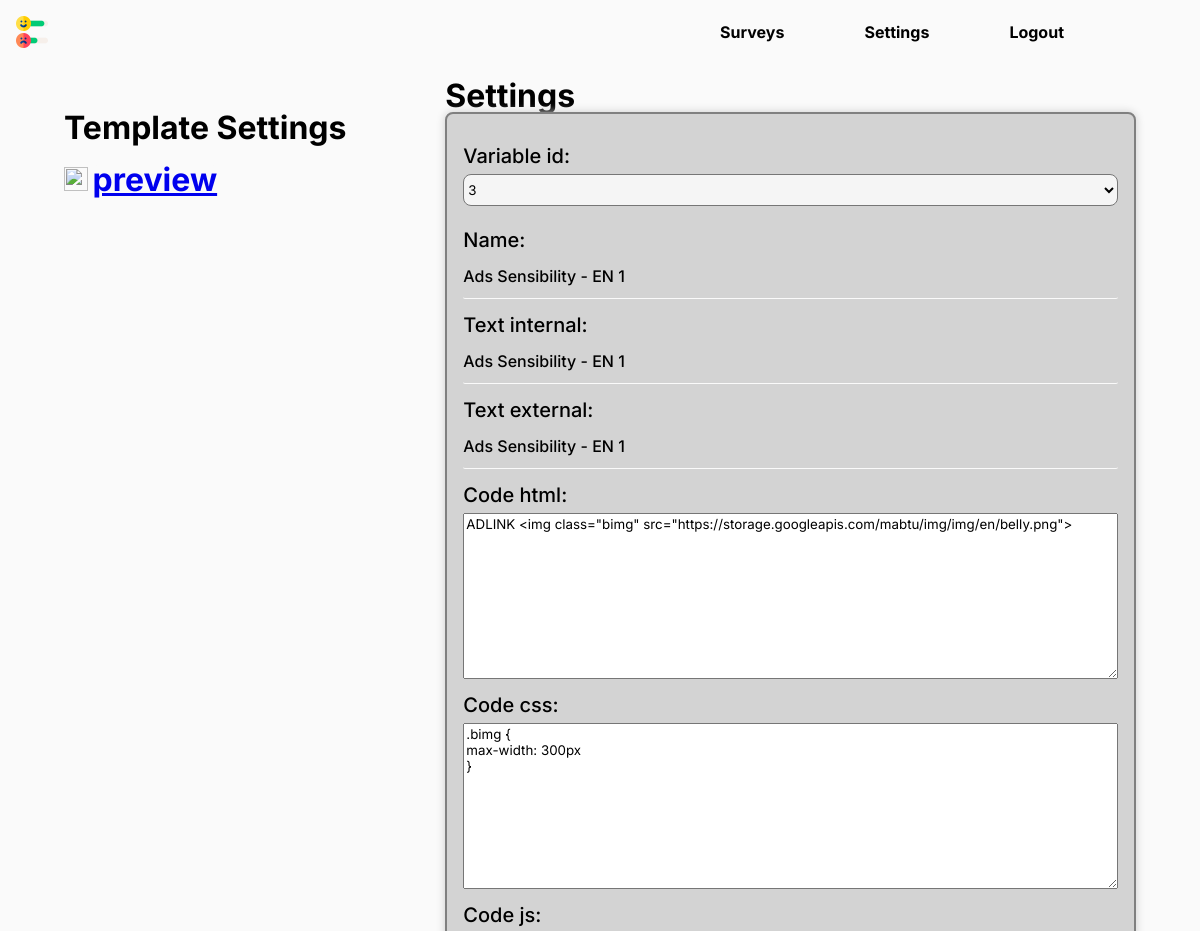
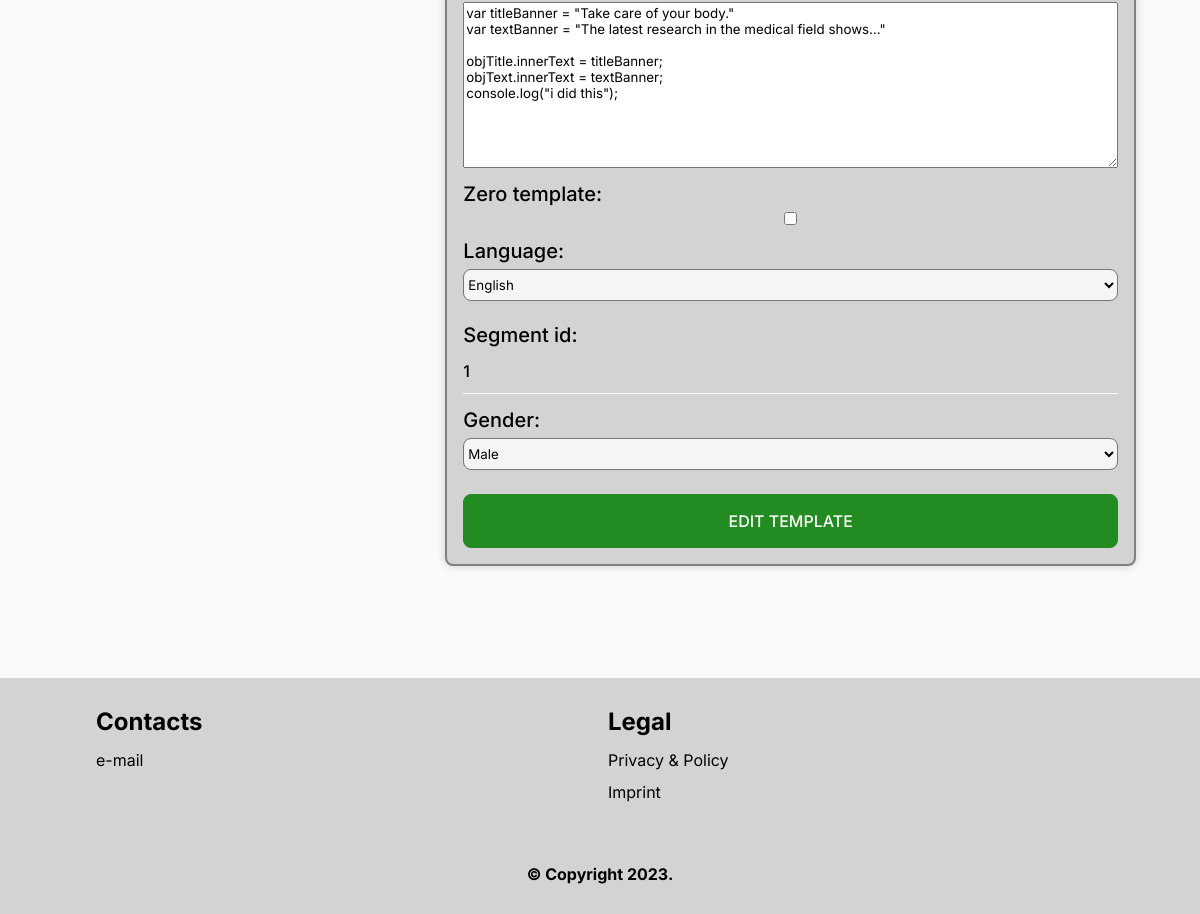
Page /create/settings/template/6 (signed in) on the committed database (2 pictures, top to bottom).
### app/models.py (models this page shows, shortened)
class VariableTemplates(models.Model):
    LANGUAGE = (
        (DE, 'German'),
        (EN, 'English'),
        (IT, 'Italian'),
        (ES, 'Spanish'),
    )
    GENDER = (
        ('M', 'Male'),
        ('F', 'Female'),
        ('X', 'Others'),
    )
    language = models.CharField(max_length=2, choices = LANGUAGE, default='EN')
    gender = models.CharField(max_length=2, choices = GENDER, default='X')
    segment_id = models.IntegerField(null=True, blank=True, default=1)
    variable_id = models.ForeignKey(VariablesCategory, on_delete=models.CASCADE)
    name = models.CharField(max_length=32, default="Template", null=True, blank=True)
    settings = models.JSONField(default=dict)
    segment = models.JSONField(default=dict)
    text_internal = models.CharField(max_length=3200, default=None, null=True, blank=True)
    text_external = models.CharField(max_length=3200, default=None, null=True, blank=True)
    code_html = models.TextField(default=None, null=True, blank=True)
    code_css = models.TextField(default=None, null=True, blank=True)
    code_js = models.TextField(default=None, null=True, blank=True)
    zero_template = models.BooleanField(default=False)
    counter = models.IntegerField(default=0)

### app/views.py (the view)
# urls.py: path('create/settings/template/<templateid>', views.testtemplateedit, name="test-templateedit"),
@login_required
def testtemplateedit(request, templateid):
    templateid = templateid
    if request.method == 'POST':
        if 'editTemplate' in request.POST:
            form_edit_template = NewVariableTemplates(request.POST)
            try:
                if form_edit_template.is_valid():
                    name = form_edit_template.cleaned_data['name']
                    text_internal = form_edit_template.cleaned_data['text_internal']
                    text_external = form_edit_template.cleaned_data['text_external']
                    code_html = form_edit_template.cleaned_data['code_html']
                    code_css = form_edit_template.cleaned_data['code_css']
                    code_js = form_edit_template.cleaned_data['code_js']
                    zero_template = form_edit_template.cleaned_data['zero_template']
                    language = form_edit_template.cleaned_data['language']
                    gender = form_edit_template.cleaned_data['gender']
                    segment_id = form_edit_template.cleaned_data['segment_id']
                    edit_survey= VariableTemplates.objects.get(id=templateid)
                    edit_survey.name = name
                    edit_survey.text_internal = text_internal
                    edit_survey.text_external = text_external
                    edit_survey.code_html = code_html
                    edit_survey.code_css = code_css
                    edit_survey.code_js = code_js
                    edit_survey.zero_template = zero_template
                    edit_survey.language = language
                    edit_survey.gender = gender
                    edit_survey.segment_id = segment_id
                    edit_survey.save()
                    messages.success(request, f'Template updated successfully')
                    return redirect('app:test-templateedit', templateid=templateid)
                else:
                    messages.error(request, f'Form was not valid')
                    return redirect('app:test-templateedit', templateid=templateid)
            except:
                messages.error(request, f'Edit template failed')
                return redirect('app:test-templateedit', templateid=templateid)
    else:
        template = VariableTemplates.objects.get(id=templateid)
        form_edit_template = NewVariableTemplates(initial={
                'variable_id': template.variable_id,
                'name': template.name,
                'settings': template.settings,
                'text_internal': template.text_internal,
                'text_external': template.text_external,
                'code_html': template.code_html,
                'code_css': template.code_css,
                'code_js': template.code_js,
                'zero_template': template.zero_template,
                'language': template.language,
                'gender': template.gender,
                'segment_id': template.segment_id,
                'counter': template.counter
            })
        context = {
        'form_edit_template': form_edit_template,
        'template': template,
        }
        return render(request, 'app/template-edit.html', context=context)

### app/forms.py
class NewVariableTemplates(forms.ModelForm):
    class Meta:
        model = VariableTemplates
        fields = ['variable_id', 'name', 'text_internal', 'text_external', 'code_html', 'code_css', 'code_js', 'zero_template', 'language', 'segment_id', 'gender']

### app/models.py (called while the page is built)
    def __str__(self):
        return str(self.id)

### app/templates/app/template-edit.html (shortened to what this page needs)
{% extends "app/header.html" %}
{% load crispy_forms_tags %}
{% load static %}
{% block content %}
            <section class="gridWrapper padGridWrapper">
                <div class="boxLeft pad">
                    <div class="boxHeader">
                        <h1>Template Settings</h1>
                        <span type="button" id="delete" class="collapsible"><a href="{% url 'app:test-templatedelete' templateid=template.id %}" onclick="return confirm('Are you sure you want to delete this item?');"><img src="{% static 'app/close.svg' %}" height="24" width="24"></a></span>
                        <div class="boxInfoHome">
                            <a target="_blank" href="{% url 'app:preview-template' templateid=template.id %}">preview</a>
                        </div>
                    </div>
                </div>
                <div class="boxRight pad">
                    <div class="boxHeader">
                        <h1>Settings</h1>
                    </div>
                    <div class="boxHeader">
                        <div class="boxForm">
                            <form id="editTemplate" method="post">
                                {{ form_edit_template }}
                                <button type="submit" name="editTemplate">EDIT TEMPLATE</button>
                            </form>
                        </div>
                    </div>
                </div>
            </section>
{% endblock %}

### app/static/app/main.css (style rules this page uses)
:root { --dark: var(--whitish); --form: lightgrey; --red: red; --light: black; --white: black; --black: white; --grey: lightgrey; --borderRadiusSmall: 8px; --borderRadiusBig: 8px; --whitish: #fafafa; }
html, body, div, span, applet, object, iframe, h1, h2, h3, h4, h5, h6, p, blockquote, pre, a, abbr, acronym, address, big, cite, code, del, dfn, em, img, ins, kbd, q, s, samp, small, strike, strong, sub, sup, tt, var, b, u, i, center, dl, dt, dd, ol, ul, li, fieldset, form, label, legend, table, caption, tbody, tfoot, thead, tr, th, td, article, aside, canvas, details, embed, figure, figcaption, footer, header, hgroup, menu, nav, output, ruby, section, summary, time, mark, audio, video { margin: 0; padding: 0; border: 0; font-size: 100%; }
article, aside, details, figcaption, figure, footer, header, hgroup, menu, nav, section { display: block; }
body { line-height: 1; }
*, *::before, *::after { box-sizing: border-box; font-family: 'Inter', sans-serif; }
html { font-family: 'Inter', sans-serif; background-color: var(--dark); margin: 0; padding: 0; scroll-behavior: smooth; }
body { margin: 0; }
section { margin: 0 auto; width: 100%; }
button { background-color: var(--dark); padding: 1rem; border-radius: var(--borderRadiusSmall); display: block; text-align: center; border: 0; color: var(--white); width: 100%; font-weight: 700; }
select { background-color: var(--white); height: 2rem; border-radius: var(--borderRadiusSmall); width: 100%; }
.gridWrapper { display: grid; grid-template-columns: repeat(3, 1fr); grid-auto-rows: auto; grid-column-gap: 8px; padding-top: 2rem; padding-bottom: 2rem; min-height: 100vh; align-content: start; }
.boxRight { grid-column-start: 2; grid-column-end: 4; margin-top: 3rem; }
.boxLeft { grid-column-start: 1; grid-column-end: 2; margin-top: 4rem; padding: 2rem 0 2rem 0; }
.pad { padding-left: 4rem; padding-right: 4rem; }
input { height: 1rem; }
.menu>form>label, input, select { display: block; margin: 0.5rem 0 0.5rem 0; }
input { background: none; border-bottom: 1px solid var(--dark); border-top: none; border-left: none; border-right: none; width: 100%; font-size: 1rem; color: var(--black); padding: 0.5rem 0 0.75rem 0; height: auto; }
.boxForm { background-color: var(--form); top: 6rem; padding: 1rem; font: inherit; border-radius: var(--borderRadiusSmall); box-shadow: 0px 0px 8px #ccc; margin-bottom: 1rem; }
.boxHeader { top: 4rem; padding: 1rem 1rem 1rem 0; background-color: var(--dark); }
.boxHeader>h1 { font: inherit; display: inline-block; font-size: 2rem; font-weight: 700; margin: 1rem 1rem 1rem 0; color: var(--white); }
input[type=checkbox] { appearance: auto; }
input[type=search], input[type=text], input[type=text], input[type=submit], input[type=button], input[type=radio], input[type=file], input[type=image], input[type=password] { border-radius: 2px !important; }
@media only screen and (min-width: 768px) { .boxHeader { position: sticky; } }
select { background-color: white; height: 2rem; border-radius: var(--borderRadiusSmall); width: 100%; }
.boxHeader { z-index: 8; }
.boxForm { border: 2px grey solid; }
input { color: black !important; font-weight: 500 !important; }
textarea { display: block; margin: 0.25rem 0 0.5rem 0; width: 100%; }
.boxInfoHome { background-color: var(--whitish); margin: 0; padding: 0; }
.collapsible { background-color: var(--whitish); color: black; cursor: pointer; padding: 1rem 0 0 0; width: 100%; border: none; text-align: left; outline: none; font-size: 1.5rem; font-weight: 500; }
body { box-sizing: border-box !important; }
.boxHeader { top: 4rem; }
.boxHeader { padding: 0 1rem 0 1rem; }
form>label { display: none; }
.padGridWrapper { padding: 0 2rem 2rem 2rem; margin: 0 0 4rem 0; }

### rows in the picture
VariableTemplates: variable_id "3", name "Ads Sensibility - EN 1", text_internal "Ads Sensibility - EN 1", text_external "Ads Sensibility - EN 1", code_html "ADLINK <img class=\"bimg\" src=\"https://storage.googleapis.com/mabtu/img/img/en/belly.png\">", code_css ".bimg { max-width: 300px }", code_js "var titleBanner = \"Take care of your body.\" var textBanner = \"The latest research in the medical field shows...\" objTitle.innerText = titleBanner; objText.innerText = textBanner; console.log(\"i did this\");", language "English", segment_id "1", gender "Male"
